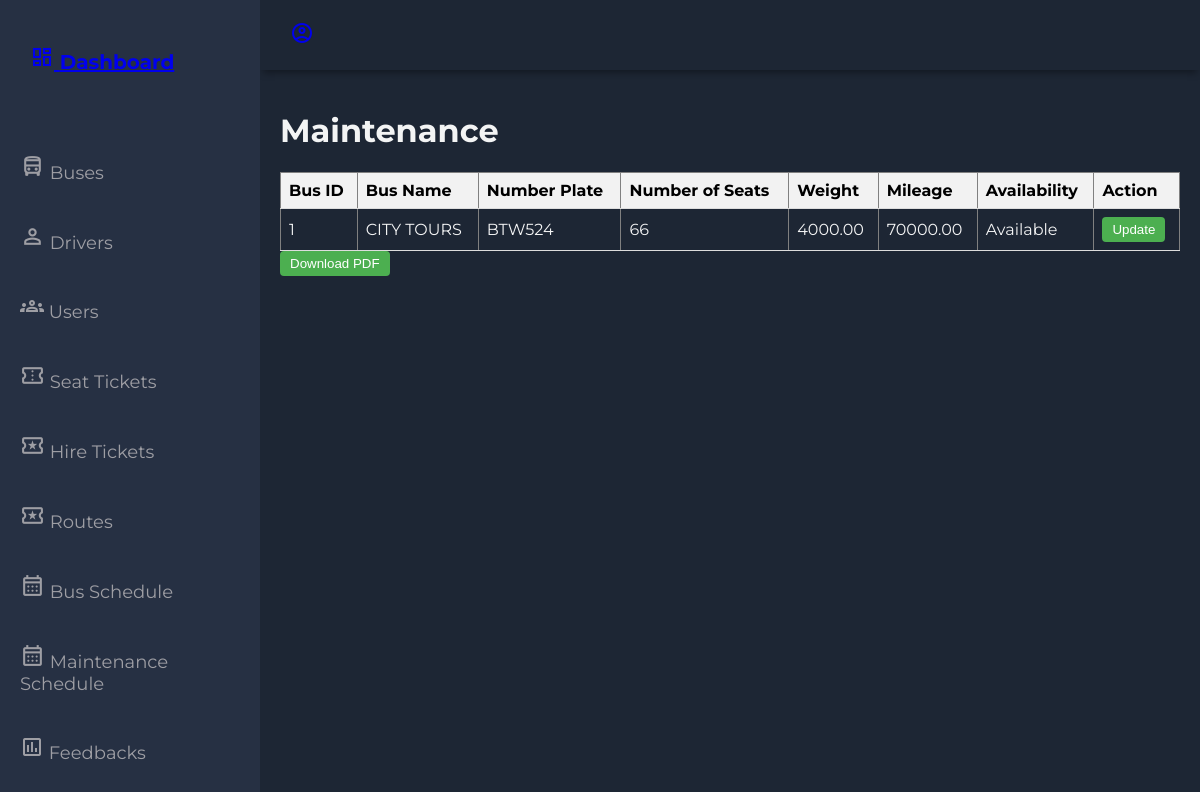
The page /admin/Maintenance.php (signed in) on the database its author committed.
### tables this page shows
CREATE TABLE IF NOT EXISTS `bus` (
  `bus_id` int NOT NULL AUTO_INCREMENT,
  `bus_name` varchar(255) DEFAULT NULL,
  `number_plate` varchar(20) DEFAULT NULL,
  `number_of_seats` int DEFAULT NULL,
  `weight` decimal(10,2) DEFAULT NULL,
  `mileage` decimal(10,2) DEFAULT NULL,
  `bus_type` varchar(50) DEFAULT NULL,
  `availability` varchar(50) NOT NULL,
  `fuel_used` decimal(10,2) DEFAULT '0.00',
  PRIMARY KEY (`bus_id`),
  UNIQUE KEY `number_plate` (`number_plate`)
);

### admin/Maintenance.php (the view, shortened to what this page needs)
<!DOCTYPE html>
<html lang="en">
  <head>
    <link rel="stylesheet" href="css/styles.css">
  </head>
  <body>
    <div class="grid-container">
        <?php include("header_sidebar.php");?>
        <main class="main-container">
            <h1>Maintenance</h1>
            <?php
            include 'db_connection.php';
            $sql = "SELECT bus_id, bus_name, number_plate, number_of_seats, weight, mileage, availability FROM bus WHERE mileage > 5000";
            $result = $conn->query($sql);
            if ($result->num_rows > 0) {
                echo "<table border='1'>
                        <tr>
                            <th>Bus ID</th>
                            <th>Bus Name</th>
                            <th>Number Plate</th>
                            <th>Number of Seats</th>
                            <th>Weight</th>
                            <th>Mileage</th>
                            <th>Availability</th>
                            <th>Action</th>
                        </tr>";
                while($row = $result->fetch_assoc()) {
                    echo "<tr>
                            <td>".$row["bus_id"]."</td>
                            <td>".$row["bus_name"]."</td>
                            <td>".$row["number_plate"]."</td>
                            <td>".$row["number_of_seats"]."</td>
                            <td>".$row["weight"]."</td>
                            <td>".$row["mileage"]."</td>
                            <td>".$row["availability"]."</td>
                            <td>
                                <button onclick='openUpdateModal(".$row['bus_id'].")'>Update</button>
                            </td>
                        </tr>";
                }
                echo "</table>";
            } else {
                echo "0 results";
            }
            ?>
            <div class="PDF-download">
                <a href="PDF/MaintenancePDF.php">
                    <button class="alt-btn">Download PDF</button>
                </a>
            </div>
        </main>
    </div>
  </body>
</html>

### admin/css/styles.css (style rules this page uses)
body { margin: 0; padding: 0; background-color: #1d2634; color: #9e9ea4; font-family: 'Montserrat', sans-serif; }
.grid-container { display: grid; grid-template-columns: 260px 1fr 1fr 1fr; grid-template-rows: 0.2fr 3fr; grid-template-areas: 'sidebar header header header' 'sidebar main main main'; height: 100vh; }
.main-container { grid-area: main; overflow-y: auto; padding: 20px 20px; color: rgba(255, 255, 255, 0.95); }

### admin/Maintenance.php (style rules this page uses)
table { width: 100%; border-collapse: collapse; }
th, td { padding: 8px; text-align: left; border-bottom: 1px solid #ddd; }
th { background-color: #f2f2f2; color:black; }
tr { transition-duration: .3s; }
button { padding: 5px 10px; background-color: #4CAF50; color: white; border: none; border-radius: 4px; cursor: pointer; }

### rows shown on the page
bus: bus_id "1", bus_name "CITY TOURS", number_plate "BTW524", number_of_seats "66", weight "4000.00", mileage "70000.00", availability "Available"
